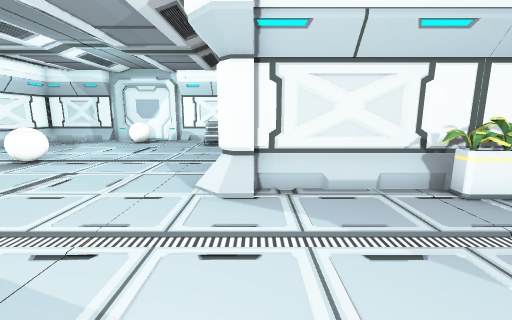
View 1 (above)

16 first-person views from a walk through a Unity game level. The camera is 1.4 m above the floor, tilts 10° down and sees 90° across. Doors are open. The floor is counted in squares, 1 m on a side. Each view is taken from the middle of a square. On the plan, view 1 faces up. The plan holds only what a view shows up to about 13 squares ahead; the rest is blank. The place goes on beyond the plan. The player is left out. Some animated figures are left out. Some surface patterns are stand-ins.

View 2
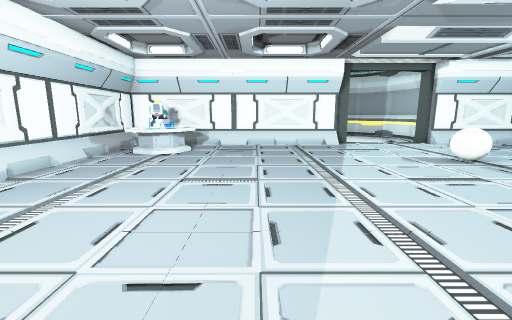

View 3
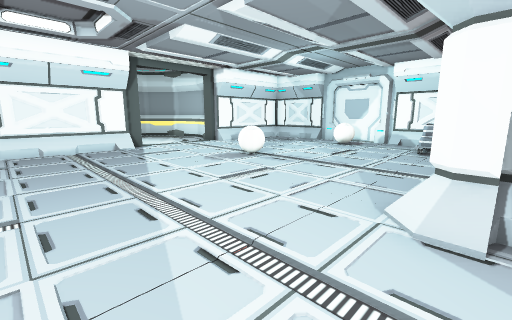

View 4
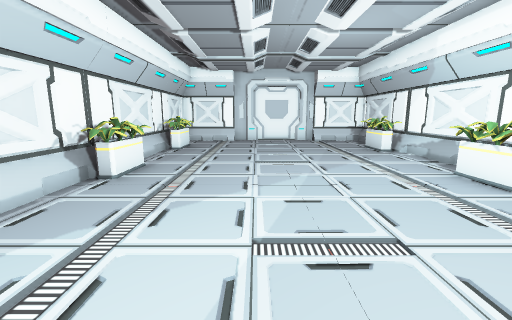

View 5
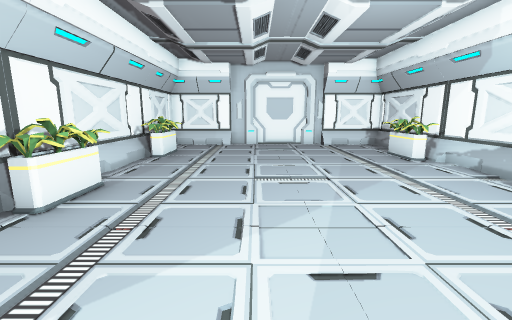

View 6
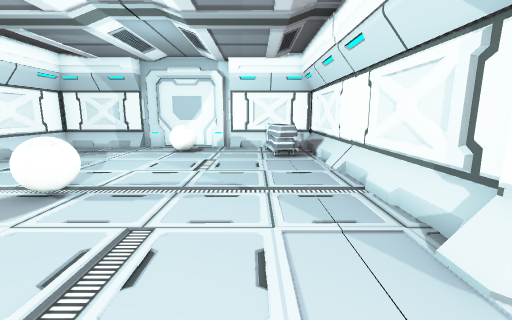

View 7
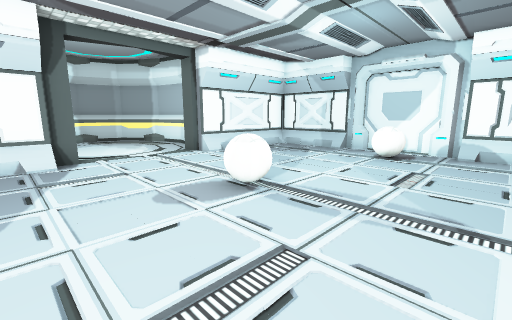

View 8
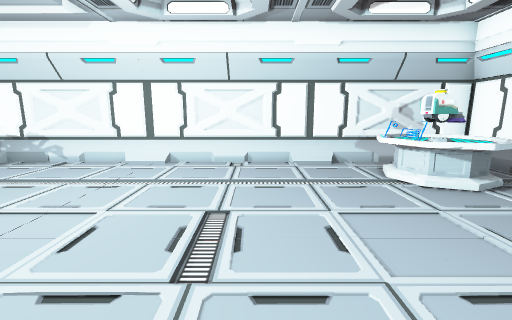

View 9
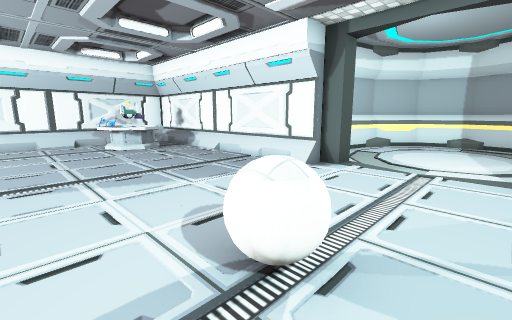

View 10
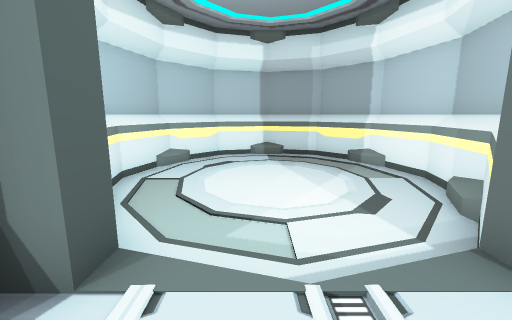

View 11
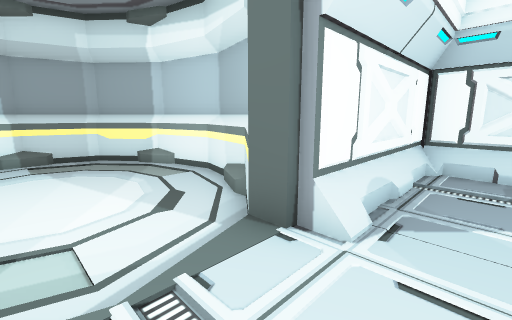

View 12
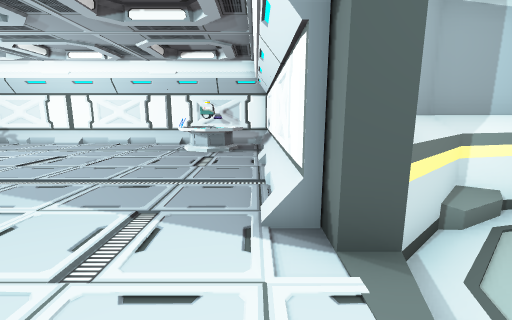

View 13
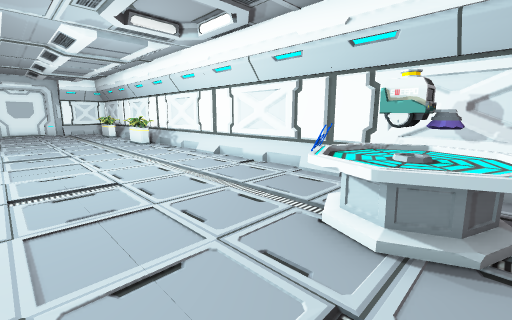

View 14
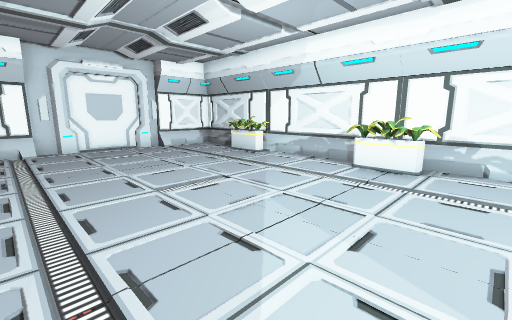

View 15
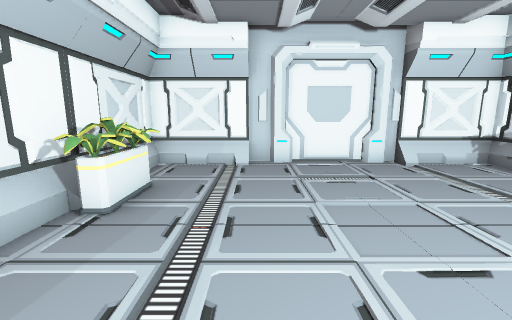

View 16
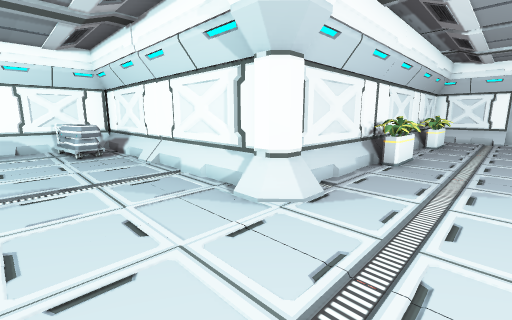

### Floor plan
Key: @ floor where view 1 was taken; # wall or solid block; . main floor; - floor 0.25 m lower than the main floor; / step, stairs or slope; D open door; ^ raised ledge; C cart; B ball; P pillar; O other object.
Columns run from 21 left of view 1 to 13 right of it. Each row starts with its distance up from view 1.
 15          #####OOO##  #
 14          ###.....##C##
 13          #.....B...C##
 12    ####  #.........C##
 11  ##^^^^###........../#
 10 ##^-----##........../#
  9 #^-------D........../#
  8 #--------D....B...../#
  7 #--------D....B...../#
  6 #^-------D........../##
  5 ##------#D..........PP#############
  4  ##^^-^###...............OO...OO..#
  3    ####  #........................#
  2          #........................#
  1          #........................O
  0          #...........@............O
 -1          #........................O
 -2          #.OOO....................#
 -3          #.OOO....................#
 -4          #.OO..........OOO...OO...#
 -5          ##########################

Where each view was taken, in squares from view 1:
view 1: 0 up, 0 right, facing up
view 2: 1 up, 1 right, facing left
view 3: 1 up, 0 right, facing up-left
view 4: 1 up, 2 left, facing right
view 5: 1 up, 0 right, facing right
view 6: 3 up, 3 left, facing up
view 7: 4 up, 3 left, facing up-left
view 8: 3 up, 5 left, facing down
view 9: 9 up, 5 left, facing down-left
view 10: 7 up, 10 left, facing left
view 11: 7 up, 10 left, facing up-left
view 12: 8 up, 11 left, facing down
view 13: 1 up, 10 left, facing down-right
view 14: 3 up, 1 right, facing down-right
view 15: 2 up, 5 right, facing right
view 16: 2 up, 4 left, facing up-right
